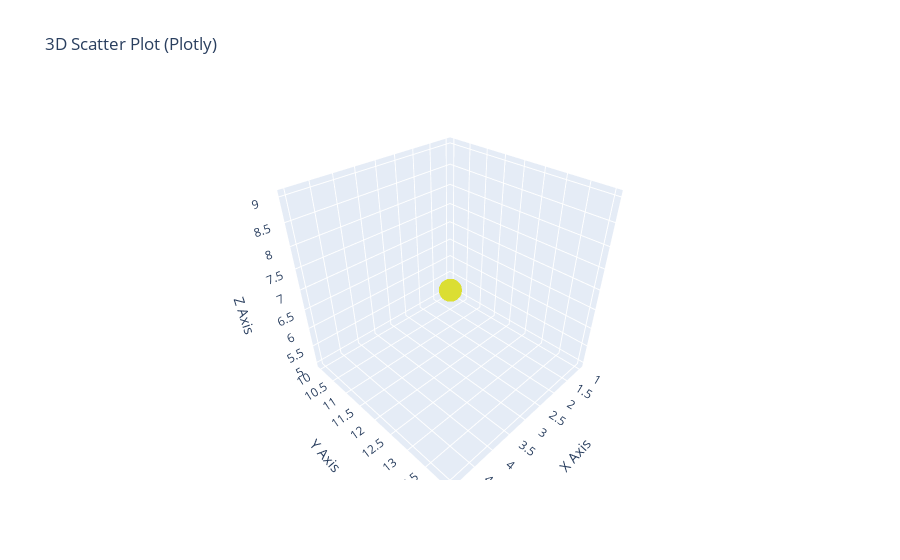

Write notebook code for a chart like this one.
### Code cell
#Q13 Create a 3D scatter plot using Plotly
import plotly.graph_objects as go

# Step 1: Define 3D coordinates
x = [1, 2, 3, 4, 5]
y = [10, 11, 12, 13, 14]
z = [5, 6, 7, 8, 9]

# Step 2: Create a 3D scatter plot trace
scatter = go.Scatter3d(
    x=x,
    y=y,
    z=z,
    mode='markers',
    marker=dict(
        size=8,
        color=z,              # Set color based on z value
        colorscale='Viridis', # Optional color scale
        opacity=0.8
    )
)

# Step 3: Create the figure
fig = go.Figure(data=[scatter])

# Step 4: Add layout title and axes labels
fig.update_layout(
    title='3D Scatter Plot (Plotly)',
    scene=dict(
        xaxis_title='X Axis',
        yaxis_title='Y Axis',
        zaxis_title='Z Axis'
    )
)

# Step 5: Show the figure
fig.show()

### Figure 1 — Plotly figure (JSON) as saved in the notebook; plotly's stock layout.template omitted (floating-point values rounded to 4 significant figures)
{"data": [{"marker": {"color": [5, 6, 7, 8, 9], "colorscale": [[0, "#440154"], [0.1111, "#482878"], [0.2222, "#3e4989"], [0.3333, "#31688e"], [0.4444, "#26828e"], [0.5556, "#1f9e89"], [0.6667, "#35b779"], [0.7778, "#6ece58"], [0.8889, "#b5de2b"], [1, "#fde725"]], "opacity": 0.8, "size": 8}, "mode": "markers", "type": "scatter3d", "x": [1, 2, 3, 4, 5], "y": [10, 11, 12, 13, 14], "z": [5, 6, 7, 8, 9]}], "layout": {"scene": {"xaxis": {"title": {"text": "X Axis"}}, "yaxis": {"title": {"text": "Y Axis"}}, "zaxis": {"title": {"text": "Z Axis"}}}, "title": {"text": "3D Scatter Plot (Plotly)"}}}
